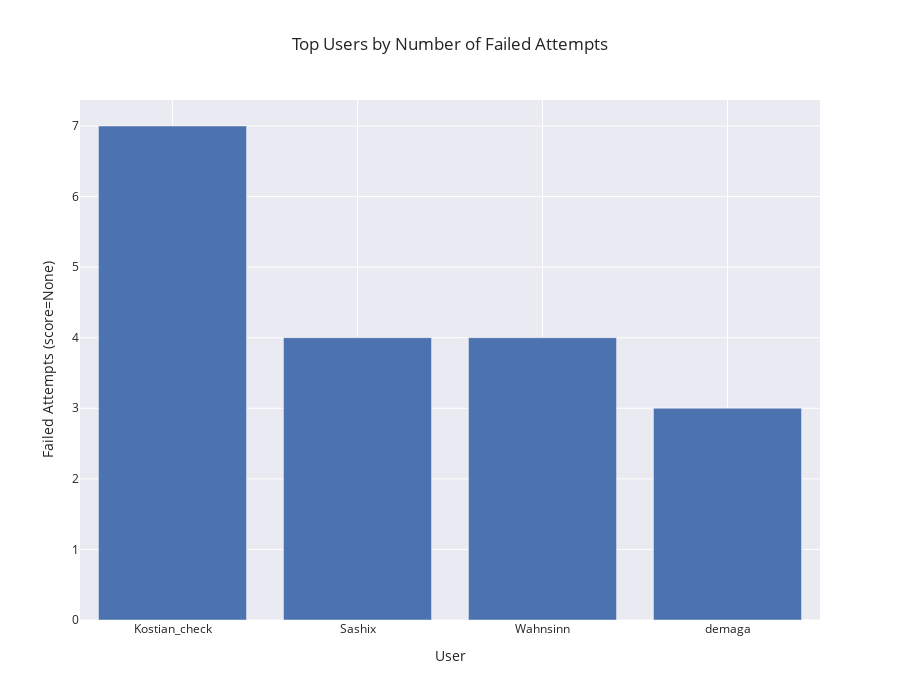

The notebook cell this image was saved under:
### Code cell
# Step 1–3: Get top users with most failed attempts
top_failures = (
    users_score
    .filter(pl.col("score").is_null())
    .group_by("user_nickname")
    .agg(pl.len().alias("fail_count"))
    .sort("fail_count", descending=True)
    .limit(10)
)

# Step 4: Plot
fig = px.bar(
    x=top_failures["user_nickname"].to_list(),
    y=top_failures["fail_count"].to_list(),
    labels={"x": "User", "y": "Failed Attempts (score=None)"},
    title="Top Users by Number of Failed Attempts",
    height=700
)

fig.show()

### Figure 1 — Plotly figure (JSON) as saved in the notebook; plotly's stock layout.template omitted (floating-point values rounded to 4 significant figures)
{"data": [{"hovertemplate": "User=%{x}<br>Failed Attempts (score=None)=%{y}<extra></extra>", "legendgroup": "", "marker": {"color": "rgb(76,114,176)", "pattern": {"shape": ""}}, "name": "", "orientation": "v", "showlegend": false, "textposition": "auto", "type": "bar", "x": ["Kostian_check", "Sashix", "Wahnsinn", "demaga"], "xaxis": "x", "y": [7, 4, 4, 3], "yaxis": "y"}], "layout": {"barmode": "relative", "height": 700, "legend": {"tracegroupgap": 0}, "title": {"text": "Top Users by Number of Failed Attempts"}, "xaxis": {"anchor": "y", "domain": [0, 1], "title": {"text": "User"}}, "yaxis": {"anchor": "x", "domain": [0, 1], "title": {"text": "Failed Attempts (score=None)"}}}}
